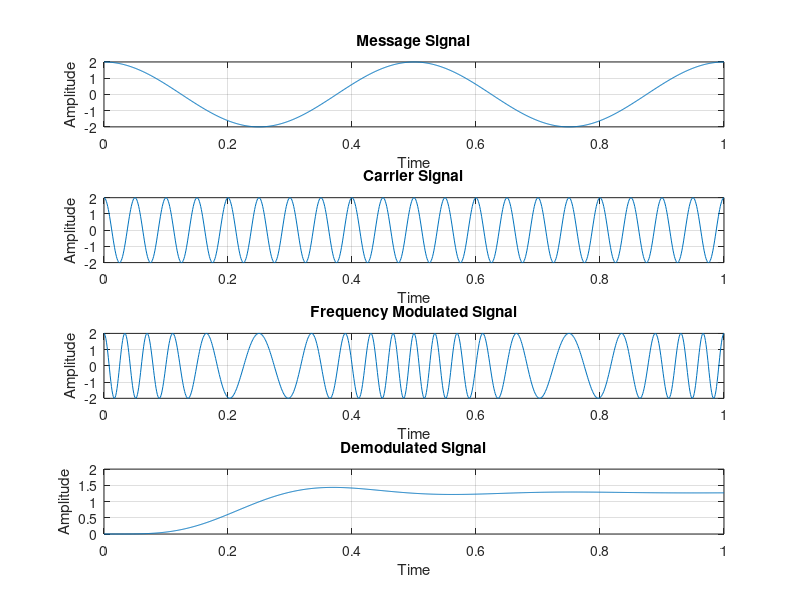

MATLAB code for this plot: (Note: this script raises an error after producing the figure.)
% Name - Mayank Tilokchandani
% PRN - 20240802543

t = 0:0.001:1;

% message signal values
am = 2;
fm = 2;

% carrier signal values
ac = 2;
fc = 20;

% Message Signal
x = am*cos(2*pi*fm*t);
subplot(4,1,1)
plot(t,x);
title('Message Signal');
xlabel('Time');
ylabel('Amplitude');
grid on;

% Carrier Singnal
y = ac*cos(2*pi*fc*t);
subplot(4,1,2);
plot(t,y);
title('Carrier Signal');
xlabel('Time');
ylabel('Amplitude');
grid on;

kf = 5; % Assuming 
B = kf * am / ac;


% Frequency Modulated Signal
j = ac*cos(2*pi*fc*t+B*sin(2*pi*fm*t));
subplot(4,1,3);
plot(t,j);
title('Frequency Modulated Signal');
xlabel('Time');
ylabel('Amplitude');
grid on;

%h = diff(j);
%j = diff(y);

l = abs(j); 
% Demodulated signal using filter
fs = 70*fc;
order = 5;
cutoff_freq = 1.9*fm;
[num,den] = butter(order,cutoff_freq/(fs/2));
de_modulated_signal = filter(num,den,l);
subplot(4,1,4);
plot(t,de_modulated_signal);
title('Demodulated Signal');
xlabel('Time');
ylabel('Amplitude');
grid on;




% Misc. Watermark
annotation('textbox', 'String', '20240802543', 'FontSize', 30, 'Color', [0.5, 0.5, 0.5],'EdgeColor', 'none', 'HorizontalAlignment', 'center', 'Rotation', 45);
